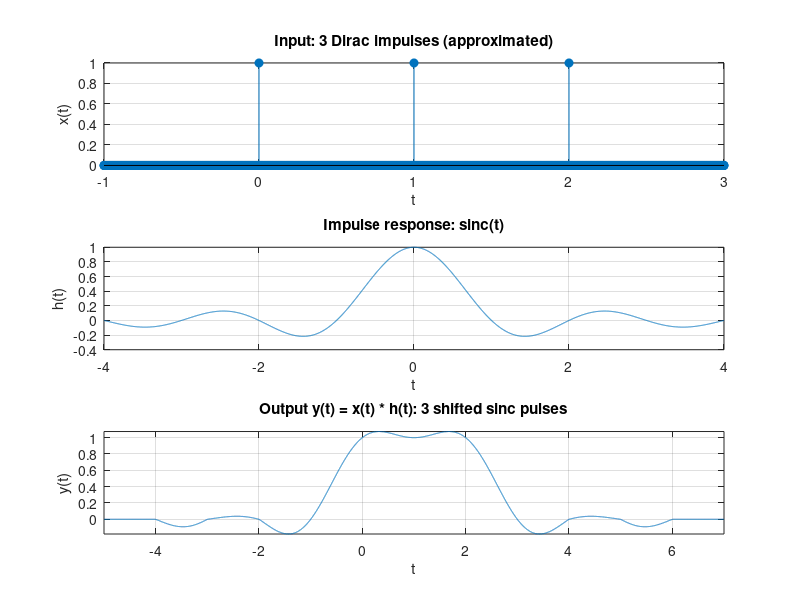

The MATLAB source for this figure:
%% Three Dirac impulses convolved with a sinc pulse
clear; close all; clc;

% ---------- Parameters ----------
dt   = 0.001;          % time step (sampling interval)
t_x  = -1:dt:3;        % time axis for impulse train (input)
t_h  = -4:dt:4;        % time axis for sinc pulse (impulse response)

% ---------- Input: 3 Dirac impulses at t = 0, 1, 2 ----------
x = zeros(size(t_x));
imp_times = [0 1 2];

for k = 1:numel(imp_times)
    % find index of the sample closest to desired impulse time
    [~, idx] = min(abs(t_x - imp_times(k)));
    x(idx) = 1/dt;  % approximate Dirac: area = 1 (height = 1/dt)
end

% ---------- Impulse response: sinc pulse ----------
% MATLAB's sinc(x) = sin(pi*x) / (pi*x)
h = sinc(t_h);

% ---------- Convolution (numeric approx. of continuous-time conv) ----------
y = conv(x, h) * dt;   % multiply by dt to approximate integral
t_y = (t_x(1) + t_h(1)) : dt : (t_x(end) + t_h(end));  % time axis for y

% ---------- Plots ----------
figure;

% Input (impulses)
subplot(3,1,1);
stem(t_x, x*dt, 'filled');          % multiply by dt so impulses have height 1
xlabel('t'); ylabel('x(t)');
title('Input: 3 Dirac impulses (approximated)');
grid on;

% Sinc pulse
subplot(3,1,2);
plot(t_h, h);
xlabel('t'); ylabel('h(t)');
title('Impulse response: sinc(t)');
grid on;

% Output (three shifted sinc pulses)
subplot(3,1,3);
plot(t_y, y);
xlabel('t'); ylabel('y(t)');
title('Output y(t) = x(t) * h(t): 3 shifted sinc pulses');
grid on; axis tight;
